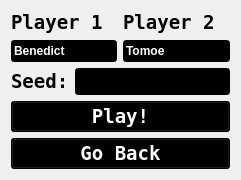
   <widget class="QWidget" name="layoutWidget_2">
    <property name="enabled">
     <bool>true</bool>
    </property>
    <property name="geometry">
     <rect>
      <x>970</x>
      <y>240</y>
      <width>241</width>
      <height>150</height>
     </rect>
    </property>
    <layout class="QVBoxLayout" name="multiplayerScreen">
     <item>
      <layout class="QHBoxLayout" name="playersLayout">
       <item>
        <layout class="QVBoxLayout" name="player1Layout">
         <item>
          <widget class="QLabel" name="player1Label">
           <property name="enabled">
            <bool>true</bool>
           </property>
           <property name="font">
            <font>
             <family>Terminal</family>
             <pointsize>14</pointsize>
             <weight>75</weight>
             <bold>true</bold>
            </font>
           </property>
           <property name="text">
            <string>Player 1</string>
           </property>
          </widget>
         </item>
         <item>
          <widget class="QLineEdit" name="player1Name">
           <property name="enabled">
            <bool>true</bool>
           </property>
           <property name="font">
            <font>
             <family>System</family>
             <weight>75</weight>
             <bold>true</bold>
            </font>
           </property>
           <property name="styleSheet">
            <string notr="true">background-color: rgb(0, 0, 0);
color: rgb(255, 255, 255);</string>
           </property>
           <property name="inputMethodHints">
            <set>Qt::ImhLatinOnly</set>
           </property>
           <property name="text">
            <string>Benedict</string>
           </property>
           <property name="frame">
            <bool>true</bool>
           </property>
           <property name="dragEnabled">
            <bool>false</bool>
           </property>
           <property name="readOnly">
            <bool>false</bool>
           </property>
           <property name="placeholderText">
            <string notr="true"/>
           </property>
           <property name="clearButtonEnabled">
            <bool>false</bool>
           </property>
          </widget>
         </item>
        </layout>
       </item>
       <item>
        <layout class="QVBoxLayout" name="player2Layout">
         <item>
          <widget class="QLabel" name="player2Label">
           <property name="enabled">
            <bool>true</bool>
           </property>
           <property name="font">
            <font>
             <family>Terminal</family>
             <pointsize>14</pointsize>
             <weight>75</weight>
             <bold>true</bold>
            </font>
           </property>
           <property name="text">
            <string>Player 2</string>
           </property>
          </widget>
         </item>
         <item>
          <widget class="QLineEdit" name="player2Name">
           <property name="enabled">
            <bool>true</bool>
           </property>
           <property name="font">
            <font>
             <family>System</family>
             <weight>75</weight>
             <bold>true</bold>
            </font>
           </property>
           <property name="styleSheet">
            <string notr="true">background-color: rgb(0, 0, 0);
color: rgb(255, 255, 255);</string>
           </property>
           <property name="inputMethodHints">
            <set>Qt::ImhLatinOnly</set>
           </property>
           <property name="text">
            <string>Tomoe</string>
           </property>
           <property name="frame">
            <bool>true</bool>
           </property>
           <property name="dragEnabled">
            <bool>false</bool>
           </property>
           <property name="readOnly">
            <bool>false</bool>
           </property>
           <property name="placeholderText">
            <string notr="true"/>
           </property>
           <property name="clearButtonEnabled">
            <bool>false</bool>
           </property>
          </widget>
         </item>
        </layout>
       </item>
      </layout>
     </item>
     <item>
      <layout class="QHBoxLayout" name="horizontalLayout_2">
       <item>
        <widget class="QLabel" name="seedLabel_2">
         <property name="font">
          <font>
           <family>Terminal</family>
           <pointsize>14</pointsize>
           <weight>75</weight>
           <bold>true</bold>
          </font>
         </property>
         <property name="text">
          <string>Seed:</string>
         </property>
        </widget>
       </item>
       <item>
        <widget class="QLineEdit" name="seed_multi">
         <property name="font">
          <font>
           <family>System</family>
           <pointsize>12</pointsize>
           <weight>75</weight>
           <bold>true</bold>
          </font>
         </property>
         <property name="styleSheet">
          <string notr="true">background-color: rgb(0, 0, 0);
color: rgb(255, 255, 255);</string>
         </property>
         <property name="inputMethodHints">
          <set>Qt::ImhDigitsOnly</set>
         </property>
        </widget>
       </item>
      </layout>
     </item>
     <item>
      <widget class="QPushButton" name="playButton_2">
       <property name="enabled">
        <bool>true</bool>
       </property>
       <property name="palette">
        <palette>
         <active>
          <colorrole role="WindowText">
           <brush brushstyle="SolidPattern">
            <color alpha="255">
             <red>255</red>
             <green>255</green>
             <blue>255</blue>
            </color>
           </brush>
          </colorrole>
          <colorrole role="Button">
           <brush brushstyle="SolidPattern">
            <color alpha="255">
             <red>0</red>
             <green>0</green>
             <blue>0</blue>
            </color>
           </brush>
          </colorrole>
          <colorrole role="Text">
           <brush brushstyle="SolidPattern">
            <color alpha="255">
             <red>255</red>
             <green>255</green>
             <blue>255</blue>
            </color>
           </brush>
          </colorrole>
          <colorrole role="ButtonText">
           <brush brushstyle="SolidPattern">
            <color alpha="255">
             <red>255</red>
             <green>255</green>
             <blue>255</blue>
            </color>
           </brush>
          </colorrole>
          <colorrole role="Base">
           <brush brushstyle="SolidPattern">
            <color alpha="255">
             <red>0</red>
             <green>0</green>
             <blue>0</blue>
            </color>
           </brush>
          </colorrole>
          <colorrole role="Window">
           <brush brushstyle="SolidPattern">
            <color alpha="255">
             <red>0</red>
             <green>0</green>
             <blue>0</blue>
            </color>
           </brush>
          </colorrole>
          <colorrole role="Shadow">
           <brush brushstyle="SolidPattern">
            <color alpha="255">
             <red>33</red>
             <green>33</green>
             <blue>33</blue>
            </color>
           </brush>
          </colorrole>
          <colorrole role="PlaceholderText">
           <brush brushstyle="NoBrush">
            <color alpha="128">
             <red>255</red>
             <green>255</green>
             <blue>255</blue>
            </color>
           </brush>
          </colorrole>
         </active>
         <inactive>
          <colorrole role="WindowText">
           <brush brushstyle="SolidPattern">
            <color alpha="255">
             <red>255</red>
             <green>255</green>
             <blue>255</blue>
            </color>
           </brush>
          </colorrole>
          <colorrole role="Button">
           <brush brushstyle="SolidPattern">
            <color alpha="255">
             <red>0</red>
             <green>0</green>
             <blue>0</blue>
            </color>
           </brush>
          </colorrole>
          <colorrole role="Text">
           <brush brushstyle="SolidPattern">
            <color alpha="255">
             <red>255</red>
             <green>255</green>
             <blue>255</blue>
            </color>
           </brush>
          </colorrole>
          <colorrole role="ButtonText">
           <brush brushstyle="SolidPattern">
            <color alpha="255">
             <red>255</red>
             <green>255</green>
             <blue>255</blue>
            </color>
           </brush>
          </colorrole>
          <colorrole role="Base">
           <brush brushstyle="SolidPattern">
            <color alpha="255">
             <red>0</red>
             <green>0</green>
             <blue>0</blue>
            </color>
           </brush>
          </colorrole>
          <colorrole role="Window">
           <brush brushstyle="SolidPattern">
            <color alpha="255">
             <red>0</red>
             <green>0</green>
             <blue>0</blue>
            </color>
           </brush>
          </colorrole>
          <colorrole role="Shadow">
           <brush brushstyle="SolidPattern">
            <color alpha="255">
             <red>33</red>
             <green>33</green>
             <blue>33</blue>
            </color>
           </brush>
          </colorrole>
          <colorrole role="PlaceholderText">
           <brush brushstyle="NoBrush">
            <color alpha="128">
             <red>255</red>
             <green>255</green>
             <blue>255</blue>
            </color>
           </brush>
          </colorrole>
         </inactive>
         <disabled>
          <colorrole role="WindowText">
           <brush brushstyle="SolidPattern">
            <color alpha="255">
             <red>255</red>
             <green>255</green>
             <blue>255</blue>
            </color>
           </brush>
          </colorrole>
          <colorrole role="Button">
           <brush brushstyle="SolidPattern">
            <color alpha="255">
             <red>0</red>
             <green>0</green>
             <blue>0</blue>
            </color>
           </brush>
          </colorrole>
          <colorrole role="Text">
           <brush brushstyle="SolidPattern">
            <color alpha="255">
             <red>255</red>
             <green>255</green>
             <blue>255</blue>
            </color>
           </brush>
          </colorrole>
          <colorrole role="ButtonText">
           <brush brushstyle="SolidPattern">
            <color alpha="255">
             <red>255</red>
             <green>255</green>
             <blue>255</blue>
            </color>
           </brush>
          </colorrole>
          <colorrole role="Base">
           <brush brushstyle="SolidPattern">
            <color alpha="255">
             <red>0</red>
             <green>0</green>
             <blue>0</blue>
            </color>
           </brush>
          </colorrole>
          <colorrole role="Window">
           <brush brushstyle="SolidPattern">
            <color alpha="255">
             <red>0</red>
             <green>0</green>
             <blue>0</blue>
            </color>
           </brush>
          </colorrole>
          <colorrole role="Shadow">
           <brush brushstyle="SolidPattern">
            <color alpha="255">
             <red>33</red>
             <green>33</green>
             <blue>33</blue>
            </color>
           </brush>
          </colorrole>
          <colorrole role="PlaceholderText">
           <brush brushstyle="NoBrush">
            <color alpha="128">
             <red>255</red>
             <green>255</green>
             <blue>255</blue>
            </color>
           </brush>
          </colorrole>
         </disabled>
        </palette>
       </property>
       <property name="font">
        <font>
         <family>Terminal</family>
         <pointsize>14</pointsize>
         <weight>75</weight>
         <bold>true</bold>
        </font>
       </property>
       <property name="styleSheet">
        <string notr="true">background-color: rgb(0, 0, 0);
color: rgb(255, 255, 255);</string>
       </property>
       <property name="text">
        <string>Play!</string>
       </property>
      </widget>
     </item>
     <item>
      <widget class="QPushButton" name="gobackButton_5">
       <property name="enabled">
        <bool>true</bool>
       </property>
       <property name="palette">
        <palette>
         <active>
          <colorrole role="WindowText">
           <brush brushstyle="SolidPattern">
            <color alpha="255">
             <red>255</red>
             <green>255</green>
             <blue>255</blue>
            </color>
           </brush>
          </colorrole>
          <colorrole role="Button">
           <brush brushstyle="SolidPattern">
            <color alpha="255">
             <red>0</red>
             <green>0</green>
             <blue>0</blue>
            </color>
           </brush>
          </colorrole>
          <colorrole role="Text">
           <brush brushstyle="SolidPattern">
            <color alpha="255">
             <red>255</red>
             <green>255</green>
             <blue>255</blue>
            </color>
           </brush>
          </colorrole>
          <colorrole role="ButtonText">
           <brush brushstyle="SolidPattern">
            <color alpha="255">
             <red>255</red>
             <green>255</green>
             <blue>255</blue>
            </color>
           </brush>
          </colorrole>
          <colorrole role="Base">
           <brush brushstyle="SolidPattern">
            <color alpha="255">
             <red>0</red>
             <green>0</green>
             <blue>0</blue>
            </color>
           </brush>
          </colorrole>
          <colorrole role="Window">
           <brush brushstyle="SolidPattern">
            <color alpha="255">
             <red>0</red>
             <green>0</green>
             <blue>0</blue>
            </color>
           </brush>
          </colorrole>
          <colorrole role="Shadow">
           <brush brushstyle="SolidPattern">
            <color alpha="255">
             <red>33</red>
             <green>33</green>
             <blue>33</blue>
            </color>
           </brush>
          </colorrole>
          <colorrole role="PlaceholderText">
           <brush brushstyle="NoBrush">
            <color alpha="128">
             <red>255</red>
             <green>255</green>
             <blue>255</blue>
            </color>
           </brush>
          </colorrole>
         </active>
         <inactive>
          <colorrole role="WindowText">
           <brush brushstyle="SolidPattern">
            <color alpha="255">
             <red>255</red>
             <green>255</green>
             <blue>255</blue>
            </color>
           </brush>
          </colorrole>
          <colorrole role="Button">
           <brush brushstyle="SolidPattern">
            <color alpha="255">
             <red>0</red>
             <green>0</green>
             <blue>0</blue>
            </color>
           </brush>
          </colorrole>
          <colorrole role="Text">
           <brush brushstyle="SolidPattern">
            <color alpha="255">
             <red>255</red>
             <green>255</green>
             <blue>255</blue>
            </color>
           </brush>
          </colorrole>
          <colorrole role="ButtonText">
           <brush brushstyle="SolidPattern">
            <color alpha="255">
             <red>255</red>
             <green>255</green>
             <blue>255</blue>
            </color>
           </brush>
          </colorrole>
          <colorrole role="Base">
           <brush brushstyle="SolidPattern">
            <color alpha="255">
             <red>0</red>
             <green>0</green>
             <blue>0</blue>
            </color>
           </brush>
          </colorrole>
          <colorrole role="Window">
           <brush brushstyle="SolidPattern">
            <color alpha="255">
             <red>0</red>
             <green>0</green>
             <blue>0</blue>
            </color>
           </brush>
          </colorrole>
          <colorrole role="Shadow">
           <brush brushstyle="SolidPattern">
            <color alpha="255">
             <red>33</red>
             <green>33</green>
             <blue>33</blue>
            </color>
           </brush>
          </colorrole>
          <colorrole role="PlaceholderText">
           <brush brushstyle="NoBrush">
            <color alpha="128">
             <red>255</red>
             <green>255</green>
             <blue>255</blue>
            </color>
           </brush>
          </colorrole>
         </inactive>
         <disabled>
          <colorrole role="WindowText">
           <brush brushstyle="SolidPattern">
            <color alpha="255">
             <red>255</red>
             <green>255</green>
             <blue>255</blue>
            </color>
           </brush>
          </colorrole>
          <colorrole role="Button">
           <brush brushstyle="SolidPattern">
            <color alpha="255">
             <red>0</red>
             <green>0</green>
             <blue>0</blue>
            </color>
           </brush>
          </colorrole>
          <colorrole role="Text">
           <brush brushstyle="SolidPattern">
            <color alpha="255">
             <red>255</red>
             <green>255</green>
             <blue>255</blue>
            </color>
           </brush>
          </colorrole>
          <colorrole role="ButtonText">
           <brush brushstyle="SolidPattern">
            <color alpha="255">
             <red>255</red>
             <green>255</green>
             <blue>255</blue>
            </color>
           </brush>
          </colorrole>
          <colorrole role="Base">
           <brush brushstyle="SolidPattern">
            <color alpha="255">
             <red>0</red>
             <green>0</green>
             <blue>0</blue>
            </color>
           </brush>
          </colorrole>
          <colorrole role="Window">
           <brush brushstyle="SolidPattern">
            <color alpha="255">
             <red>0</red>
             <green>0</green>
             <blue>0</blue>
            </color>
           </brush>
          </colorrole>
          <colorrole role="Shadow">
           <brush brushstyle="SolidPattern">
            <color alpha="255">
             <red>33</red>
             <green>33</green>
             <blue>33</blue>
            </color>
           </brush>
          </colorrole>
          <colorrole role="PlaceholderText">
           <brush brushstyle="NoBrush">
            <color alpha="128">
             <red>255</red>
             <green>255</green>
             <blue>255</blue>
            </color>
           </brush>
          </colorrole>
         </disabled>
        </palette>
       </property>
       <property name="font">
        <font>
         <family>Terminal</family>
         <pointsize>14</pointsize>
         <weight>75</weight>
         <bold>true</bold>
        </font>
       </property>
       <property name="styleSheet">
        <string notr="true">background-color: rgb(0, 0, 0);
color: rgb(255, 255, 255);</string>
       </property>
       <property name="text">
        <string>Go Back</string>
       </property>
      </widget>
     </item>
    </layout>
   </widget>
